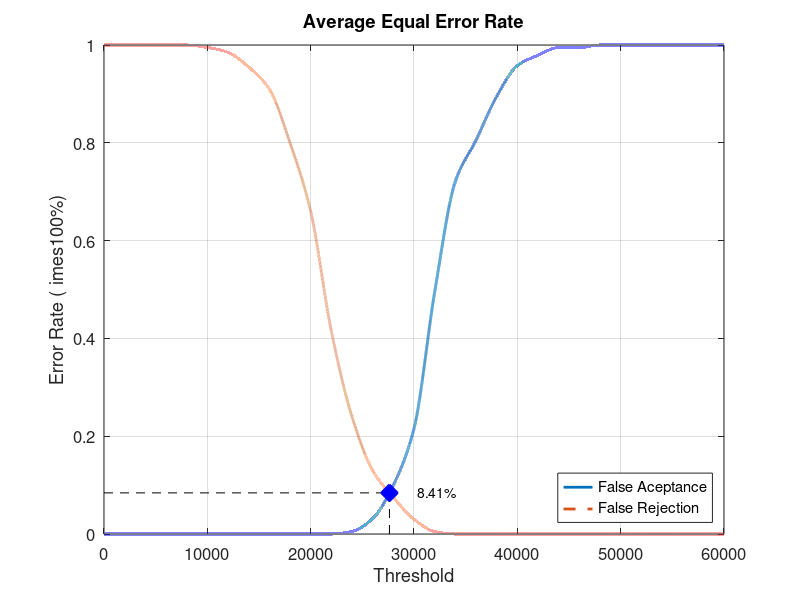
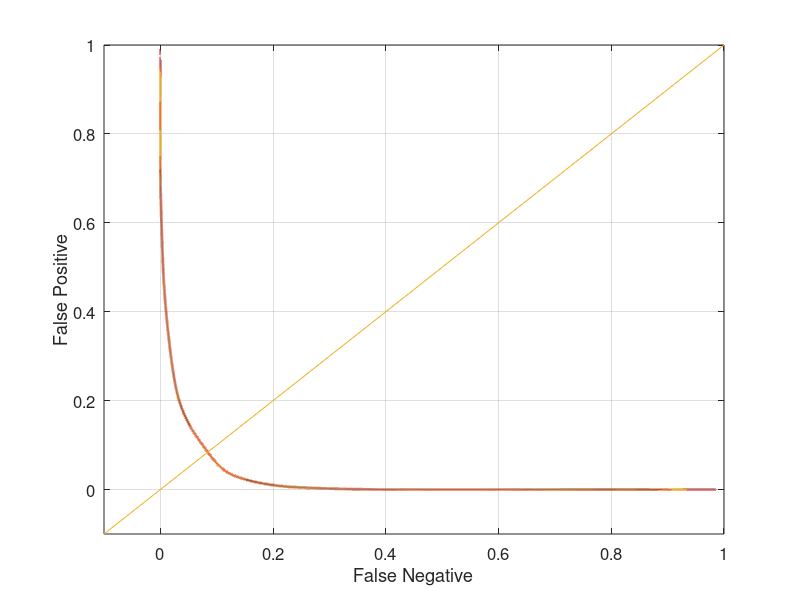

The MATLAB script that drew these images, in order:
close all;
clear;
clc;
x = 0:2000:60000;
xq = 0:0.5:60000;

y0 = [0 0 0 0 0 0 0 0 0 0 0 0 0.00526316 0.0315789 0.1 0.215789 0.494737 0.721053 0.805263 0.894737 0.957895 0.978947 0.994737 0.994737 1 1 1 1 1 1 1]
yy0 = interp1(x, y0, xq, 'pchip');
y1 = [1 1 1 1 1 0.995 0.985 0.955 0.91 0.8 0.66 0.415 0.24 0.13 0.075 0.03 0.005 0 0 0 0 0 0 0 0 0 0 0 0 0 0]
yy1 = interp1(x, y1, xq, 'pchip');

% Calculating EER: 
y2 = abs(y0 - y1);
find(y2 == min(y2))
yy2 = abs(yy0 - yy1);
xEER = find(yy2 == min(yy2));
xEERIndex = xq(xEER) % X-axis EER
yEER = yy0(xEER) % Y-axis EER

main = figure
plot(xq, yy0,'-','LineWidth', 2);	hold on
plot(xq, yy1,'--','LineWidth', 2);	hold on
plot([xEERIndex xEERIndex], [0 yEER], 'k--');	hold on
plot([0 xEERIndex], [yEER yEER], 'k--');	hold on
plot(xEERIndex, yEER, 'bx', 'LineWidth', 10);	hold on
text(xEERIndex + 10 * xEERIndex / 100, yEER, [num2str(round((10000 * yEER)) / 100) '%'])
legend('False Aceptance', 'False Rejection', 'Location', 'SouthEast')
xlabel('Threshold')
ylabel('Error Rate (	imes100%)')
title('Average Equal Error Rate')
set(gca, 'FontSize', 12)
axis([0 60000 0 1])
grid on

print(main, 'Database5_1Main', '-dpng');
FNRxFPR = figure('Color', [1 1 1]);
plot(yy1, yy0, '-', yy1, yy0, 'LineWidth', 2);
hold on
y = -0.1:0.1:1
plot(y, y); 
set(gca, 'FontSize', 12)
xlabel('False Negative')
ylabel('False Positive')
axis([-0.1 1 -0.1 1])
set(gca, 'FontSize', 12)
grid on

print(FNRxFPR, 'Database5_1FNRxFPR','-dpng');
